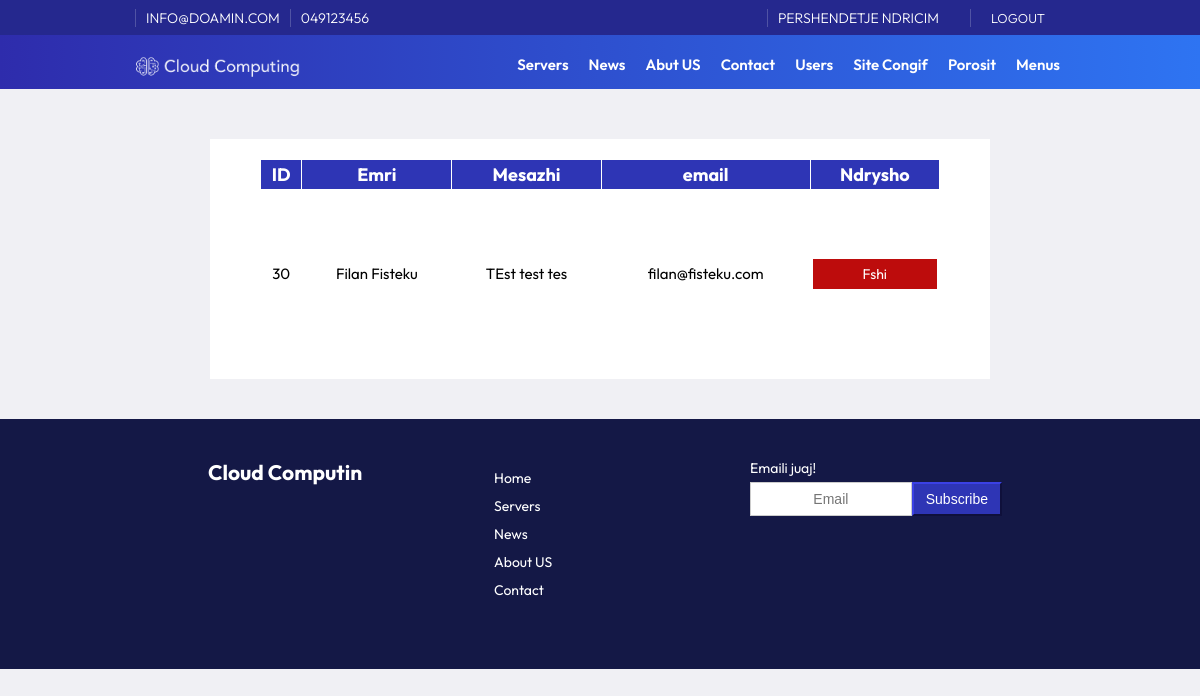
Page /admin/contacts.php (signed in) on the committed database.
### tables this page shows
CREATE TABLE `configs` (
  `id` int(11) NOT NULL,
  `emri` varchar(255) NOT NULL,
  `vlera` text NOT NULL
);

CREATE TABLE `users` (
  `id` int(11) NOT NULL,
  `emri` varchar(255) NOT NULL,
  `mbiemri` varchar(255) NOT NULL,
  `username` varchar(255) NOT NULL,
  `password` varchar(255) NOT NULL,
  `email` varchar(255) NOT NULL,
  `role` varchar(50) NOT NULL,
  `kycja` text NOT NULL
);

CREATE TABLE `contact_messages` (
  `id` int(11) NOT NULL,
  `emri` varchar(60) NOT NULL,
  `mbiemri` varchar(60) NOT NULL,
  `email` varchar(255) NOT NULL,
  `message` text DEFAULT NULL,
  `Data` date NOT NULL
);

CREATE TABLE `menu` (
  `id` int(11) NOT NULL,
  `Emri` varchar(255) NOT NULL,
  `vlera` varchar(255) NOT NULL,
  `renditja` int(11) NOT NULL,
  `autori` varchar(255) NOT NULL,
  `Data` datetime NOT NULL DEFAULT current_timestamp() ON UPDATE current_timestamp()
);

### assets/config/functions.php (called while the page is built, shortened)
<?php
include_once 'config.php';
class SiteConfigs {
    private $db;
    public function __construct($db) {
        $this->db = $db;
    }
    public function readConfig($emri) {
        $defaultValue = 'Not Available';
        $query = "SELECT vlera FROM configs WHERE emri = '$emri' LIMIT 1";
        $result = $this->db->conn->query($query);
        if ($result->num_rows > 0) {
            $configs = $result->fetch_assoc();
            return $configs['vlera'];
        }
        return $defaultValue;
    }
}
?>

### assets/config/config.php (called while the page is built, shortened)
<?php
class Database {
    private $host = "localhost";
    private $username = "root";
    private $password = "";
    private $database = "CloudComputing";
    public function __construct() {
        $this->conn = new mysqli($this->host, $this->username, $this->password, $this->database);
    }
}
?>

### assets/config/user.php (called while the page is built, shortened)
<?php
class User {
    private $db;
    public function __construct($db) {
        $this->db = $db;
    }
    public function checkUserRole($id) {
        $query = "SELECT role FROM users WHERE id = $id";
        $result = $this->db->conn->query($query);
        if ($result->num_rows > 0) {
            $user = $result->fetch_assoc();
            return $user['role'];
        }
        return false;
    }
        public function readEmri($emri, $id) {
            $query = "SELECT $emri FROM users WHERE id = $id";
            $result = $this->db->conn->query($query);
            if ($result->num_rows > 0) {
                $user = $result->fetch_assoc();
                return $user[$emri];
            }
            return false;
        }
}
?>

### assets/config/contacts.php (called while the page is built, shortened)
<?php
class Contacts {
    private $db;
    public function __construct($db) {
        $this->db = $db;
    }
    public function readAllContacts() {
        $query = "SELECT * FROM contact_messages ORDER BY id DESC";
        $result = $this->db->conn->query($query);
        return $result->fetch_all(MYSQLI_ASSOC);
    }
}
?>

### assets/config/menu.php (called while the page is built, shortened)
<?php
class Menu {
    private $db;
    public function __construct($db) {
        $this->db = $db;
    }
    public function readAllMenu() {
        $query = "SELECT * FROM menu ORDER BY renditja ASC";
        $result = $this->db->conn->query($query);
        return $result->fetch_all(MYSQLI_ASSOC);
    }
}
?>

### admin/contacts.php (the view, shortened to what this page needs)
<?php
include_once '../assets/config/config.php';
include_once '../assets/config/functions.php';
include_once '../assets/config/contacts.php';
include_once '../assets/config/menu.php';
include_once '../assets/config/user.php';
$db = new Database();
$contacts = new Contacts($db);
$allContacts = $contacts->readAllContacts();
$configs = new SiteConfigs($db);
?>
<!DOCTYPE html>
<html lang="en">
<head>
    <link rel="stylesheet" href="../assets/css/style.css">
    <link rel="stylesheet" href="https://cdnjs.cloudflare.com/ajax/libs/font-awesome/4.7.0/css/font-awesome.min.css">
</head>
<body>
    <div class="container front-page">
        <?php include "header.php" ?>
        <div class="articels width65">
            <div class="table-wrapper">
                <table class="serverat">
                    <thead>
                        <tr>
                            <th>ID</th>
                            <th>Emri</th>
                            <th>Mesazhi</th>
                            <th>email</th>
                            <th>Ndrysho</th>
                        </tr>
                    </thead>
                    <tbody>
                        <?php foreach ($allContacts as $contact): ?>
                        <tr>
                            <td><?php echo $contact['id']; ?></td>
                            <td><?php echo $contact['emri'] . ' ' .$contact['mbiemri'] ; ?></td>
                            <td><?php echo $contact['message']; ?></td>
                            <td><?php echo $contact['email']; ?></td>
                            <td>
                                <a class="btn btn-keq" href="delete_contacts.php?id=<?php echo $contact['id']; ?>">Fshi</a>
                            </td>
                        </tr>
                        <?php endforeach; ?>
                </table>
            </div>
        </div>
        <?php include "../footer.php" ?>
    </div>
</body>
</html>

### admin/header.php (shortened to what this page needs)
<?php
$db = new Database();
$menu = new Menu($db);
$allMenu = $menu->readAllMenu();
if (isset($_SESSION['user_id'])) {
$user = new User($db);
} else {
};
?>
   <header>
            <div class="topnav">
                <div class="container width80">
                    <div class="topnavl">
                        <div class="topbarw">
                            <p><?php echo $configs->readConfig('email');?></p><p><?php echo $configs->readConfig('telefoni');?></p>
                        </div>
                    </div>
                    <div class="topnavr">
                        <div class="topbarw">
                                <?php
                                    if (isset($_SESSION['user_id'])) {
                                        $user_id = $_SESSION['user_id'];
                                        $user_role = $user->checkUserRole($user_id);
                                        $emri = '<p>Pershendetje ' .$user->readEmri('emri',$user_id) .'<p>';
                                        $logout = '<p><a href="' . $configs->readConfig('url') . '/logout.php">Logout</a></p>';
                                        if ($user_role === 'admin') {
                                            echo $emri ;
                                            echo $logout;
                                        } elseif ($user_role === 'user') {
                                            echo $emri ;
                                            echo $logout;
                                        } else {
                                            echo '<p><a href="' . $configs->readConfig('url') . '/login.php">Login</a></p>';
                                            echo '<p><a href="' . $configs->readConfig('url') . '/login.php">Register</a></p>';
                                        }
                                    }else {
                                        echo '<p><a href="' . $configs->readConfig('url') . '/login.php">Login</a></p>';
                                        echo '<p><a href="' . $configs->readConfig('url') . '/login.php">Register</a></p>';
                                    }
                                ?>
                        </div>
                    </div>
                </div>
            </div>
            <div class="width80">
                <div class="logo"><a href="<?php echo $configs->readConfig('url'); ?>"><img src="<?php echo $configs->readConfig('imgurl');?>/logow.png" /></a></div>
                <div class="nav" id="navid">
                    <ul>
                        <?php
                            if (isset($_SESSION['user_id'])) {
                                $user_id = $_SESSION['user_id'];
                                $user_role = $user->checkUserRole($user_id);
                                if ($user_role === 'admin') {
                                echo '<li><a href="'. $configs->readConfig('url').'admin/servers.php">Servers</a></li>
                                <li><a href="'. $configs->readConfig('url').'admin/news.php">News</a></li>
                                <li><a href="'. $configs->readConfig('url').'admin/faqet.php">Abut US</a></li>
                                <li><a href="'. $configs->readConfig('url').'admin/contacts.php">Contact</a></li>
                                <li><a href="'. $configs->readConfig('url').'admin/users.php">Users</a></li>
                                <li><a href="'. $configs->readConfig('url').'admin/siteconfig.php">Site Congif</a></li>
                                <li><a href="'. $configs->readConfig('url').'admin/porosit.php">Porosit</a></li>
                                <li><a href="'. $configs->readConfig('url').'/admin/menu.php">Menus</a></li>
                                <a href="javascript:void(0);" class="icon" onclick="navrespons()">
                                <i class="fa fa-bars"></i>
                            </a>';
                                } else {
                                }
                            }
                        ?>
                    </ul>
                </div>
            </div>
        </header>

### footer.php (shortened to what this page needs)
<footer>
    <div class="footeri width80">
        <div class="footerleft">
            <h2><a href="<?php echo $configs->readConfig('url'); ?>">Cloud Computin</a></h2>
        </div>
        <div class="footercenter">
            <ul>
                <?php foreach ($allMenu as $menu): ?>
                    <li><a href="<?php echo $configs->readConfig('url'); echo $menu['vlera']; ?>"><?php echo $menu['Emri']; ?></a></li>
                <?php endforeach; ?>
            </ul>
        </div>
        <div class="footerright">
            <p>Emaili juaj!</p>
            <div class="subs">
                <input class="form-control btn flex" type="email" placeholder="Email">
                <button class="btn btn-mir flex1">Subscribe</button>
            </div>
        </div>
    </div>
</footer>

### assets/css/style.css (style rules this page uses)
*, *:before, *:after { margin: 0; padding: 0; box-sizing: border-box; --title-font: "Outfit", Helvetica, Arial, sans-serif; --body-font: "Outfit", Helvetica, Arial, sans-serif; }
body, html { font-size: 14px; width: 100%; height: 100%; background: #F0F0F4; }
ul li a, a, body, span, text { font-family: "Outfit", Helvetica, Arial, sans-serif; }
header ul > li { list-style: none; float: left; margin: 10px 10px auto; }
.container { margin: auto; width: 100%; }
.width80 { width: 80%; margin: auto; }
.width65 { width: 65%; margin: auto; }
header { background-image: linear-gradient(to right, #2E2CAC, #2E74F2); color: #fff; }
.topnav { margin: auto; height:35px; background-color: #25288e; padding: 5px 0 5px 0; }
.topnavl { float:left; }
.topnavr { float: right; }
.topbarw { font-size: 13px; display: flex; padding: 4px 15px; font-weight: 300; }
.topnav p { text-transform: uppercase; font-size: 14px; margin: auto; border-left: solid 1px rgba(255, 255, 255, .2); padding: 0 10px 0 10px; }
.topnavr a { text-decoration: none; color: #fff; font-size: 14px; padding: 0 10px 0 10px; }
.topnav span, .topnav a { text-transform: uppercase; font-size: 13px; margin: 5px auto; }
.logo { margin: 10px 0 0 0; }
.logo img { width: 200px; float: left; }
.nav { float: right; margin: 0 10px ; }
.nav li a { text-decoration: none; color: #fff; font-size:15px; font-weight: 600; }
.front-page { width: 100%; }
.articels { display: flex; flex-wrap: wrap; align-content: space-between; margin:auto; padding: 20px 50px 20px 50px; background-color: white; }
.articels a { list-style: none; text-decoration: none; }
.form-control { display: block; width: 100%; height: 34px; padding: 6px 12px; font-size: 14px; border: 1px solid #ccc; }
.btn { font-size: 14px; font-weight: 400; text-align: center; border: 1px solid #000 transparent; padding: 6px 12px; margin: 5px auto 5px auto; box-shadow: none !important; display: block; }
.btn-mir { color: #fff; text-decoration:none; background-color: #2e35b5; border-color: #25298f; }
.btn-keq { color: #fff; text-decoration:none; background-color: #bd0c0c; border-color: #790303; }
footer { height: auto; padding: 20px; background: #141846; margin: 40px 0 0 0; }
footer ul > li, footer a { list-style: none; margin: 10px 10px auto; text-decoration: none; color: #FFF; }
.footeri { display: flex; flex-wrap: wrap; justify-content: space-between; margin:auto; padding: 20px 50px 20px 50px; color: #fff; }
.footerleft, .footercenter, .footerright { width: 33%; flex-grow: 1; padding: 0 12px 0 12px; margin-bottom:30px; }
.subs { display: flex; flex-wrap: wrap; }
.flex { flex: 1; float: left; }
.flex1 { flex: 0; float: left; }
.table-wrapper { width: 100%; overflow-x: auto; }
table.serverat { width: 100%; height: 200px; text-align: center; border-collapse: collapse; }
table.serverat td, table.serverat th { border: 1px solid #FFFFFF; padding: 3px 2px; }
table.serverat tbody td { font-size: 15px; }
table.serverat thead { background: #2E35B5; }
table.serverat thead th { font-size: 18px; font-weight: bold; color: #FFFFFF; text-align: center; }

### rows in the picture
configs: vlera "INFO@DOAMIN.COM"
configs: vlera "049123456"
users: emri "NDRICIM"
configs: vlera (picture)
contact_messages: id "30", emri "Filan", mbiemri "Fisteku", message "TEst test tes", email "filan@fisteku.com"
menu: Emri "Home"
menu: Emri "Servers"
menu: Emri "News"
menu: Emri "About US"
menu: Emri "Contact"
